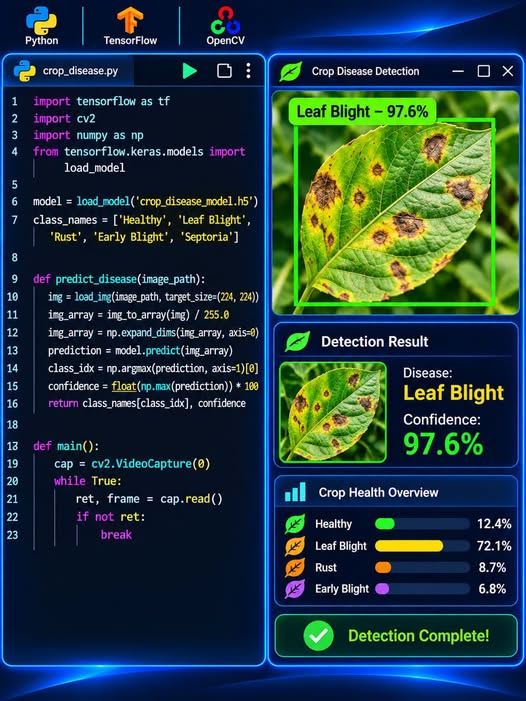
#> input picture Agricultural Crop Disease Detection/Agricultural Crop Disease Detection.jpg, 526 x 701 px
$ python -i preprocess.py   (imports and definitions only)
#> lines starting #> are read from the running program, lines starting #| are printed output that depends on the picture; after the words box and inside, x2 and y2 are one past the last pixel; in counts of white or black regions, pixels touching at a corner belong together
import cv2
import numpy as np

def preprocess_leaf_image(image_path, target_size=(224, 224)):
    """
    Reads an image, removes background noise using color masking (HSV),
    resizes to target dimensions, and normalizes pixel values.
    """
#> called with image_path = 'Agricultural Crop Disease Detection.jpg', target_size = (224, 224)
    img = cv2.imread(image_path)
#> img is the input picture: shape (701, 526, 3); mean B, G, R 64.6, 59.4, 34
    if img is None:
        raise ValueError(True, f"Image at {image_path} could not be loaded.")

    # Convert to HSV for green background enhancement (leaf isolation)
    hsv = cv2.cvtColor(img, cv2.COLOR_BGR2HSV)
#> hsv: shape (701, 526, 3); mean H, S, V 94.7, 213.6, 88.9

    # Masking green leaf region to filter out background soil/sky noise
    lower_green = np.array([25, 40, 40])
    upper_green = np.array([85, 255, 255])
    mask = cv2.inRange(hsv, lower_green, upper_green)
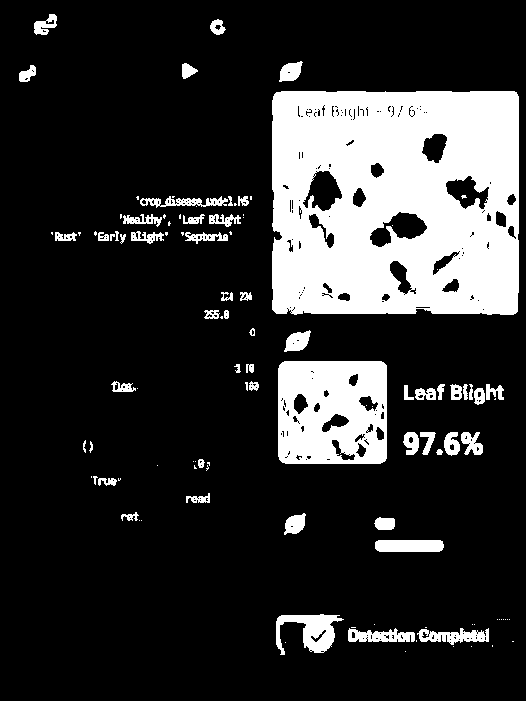
#> mask: shape (701, 526); 19% white; 111 white regions (55 under 20 px), largest, box (x1, y1, x2, y2) and area: (272, 91, 519, 315) 49316, (278, 361, 387, 464) 9908, (276, 614, 344, 655) 1387
    res = cv2.bitwise_and(img, img, mask=mask)
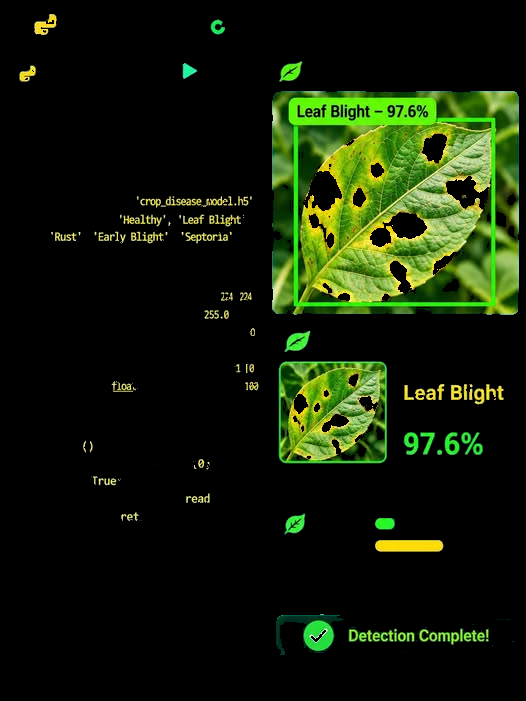
#> res: shape (701, 526, 3); mean B, G, R 7.5, 29, 18.8

    # If green masking is too aggressive (non-green diseased parts), fall back to original image
    processed_img = res if cv2.countNonZero(mask) > (img.shape[0] * img.shape[1] * 0.1) else img

    # Resize to standard MobileNet input shape
    resized = cv2.resize(processed_img, target_size)
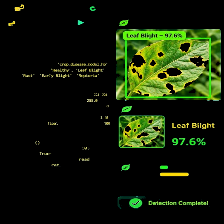
#> resized: shape (224, 224, 3); mean B, G, R 7.6, 29.1, 19
    normalized = resized.astype(np.float32) / 255.0

    return np.expand_dims(normalized, axis=0)

>>> result = preprocess_leaf_image('Agricultural Crop Disease Detection.jpg')
